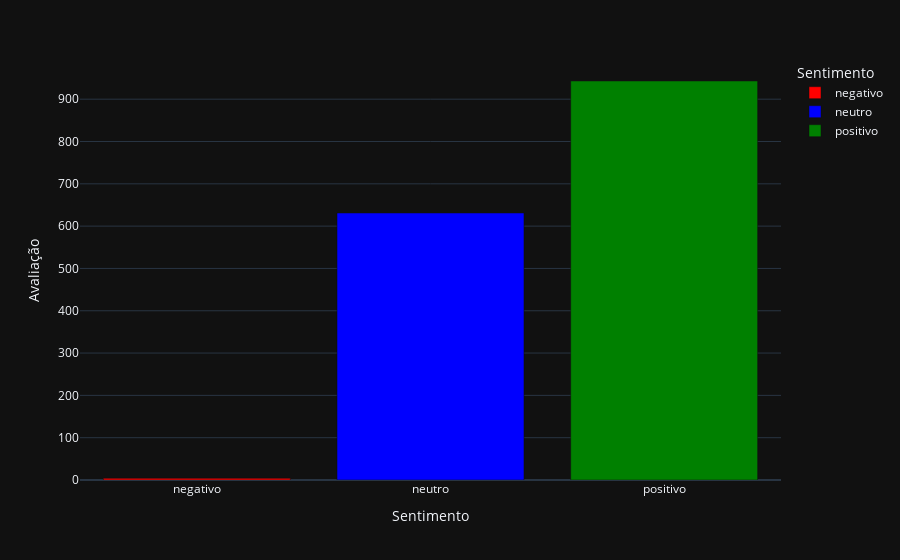

The notebook cell saved with this chart:
### Code cell
# 4. Classificação dos comentários com base no sentimento usando TextBlob
dfx2, df_positivo, df_negativo, df_neutro = classificacao(dfx1, 'Avaliação')

### Figure 1 — Plotly figure (JSON) as saved in the notebook; plotly's stock layout.template omitted (floating-point values rounded to 4 significant figures)
{"data": [{"alignmentgroup": "True", "hovertemplate": "Sentimento=%{x}<br>Avaliação=%{y}<extra></extra>", "legendgroup": "negativo", "marker": {"color": "red", "pattern": {"shape": ""}}, "name": "negativo", "offsetgroup": "negativo", "orientation": "v", "showlegend": true, "textposition": "auto", "x": ["negativo"], "xaxis": "x", "y": [4], "yaxis": "y", "type": "bar"}, {"alignmentgroup": "True", "hovertemplate": "Sentimento=%{x}<br>Avaliação=%{y}<extra></extra>", "legendgroup": "neutro", "marker": {"color": "blue", "pattern": {"shape": ""}}, "name": "neutro", "offsetgroup": "neutro", "orientation": "v", "showlegend": true, "textposition": "auto", "x": ["neutro"], "xaxis": "x", "y": [631], "yaxis": "y", "type": "bar"}, {"alignmentgroup": "True", "hovertemplate": "Sentimento=%{x}<br>Avaliação=%{y}<extra></extra>", "legendgroup": "positivo", "marker": {"color": "green", "pattern": {"shape": ""}}, "name": "positivo", "offsetgroup": "positivo", "orientation": "v", "showlegend": true, "textposition": "auto", "x": ["positivo"], "xaxis": "x", "y": [943], "yaxis": "y", "type": "bar"}], "layout": {"xaxis": {"anchor": "y", "domain": [0.0, 1.0], "title": {"text": "Sentimento"}, "categoryorder": "array", "categoryarray": ["negativo", "neutro", "positivo"]}, "yaxis": {"anchor": "x", "domain": [0.0, 1.0], "title": {"text": "Avaliação"}}, "legend": {"title": {"text": "Sentimento"}, "tracegroupgap": 0}, "margin": {"t": 60}, "barmode": "relative"}}
